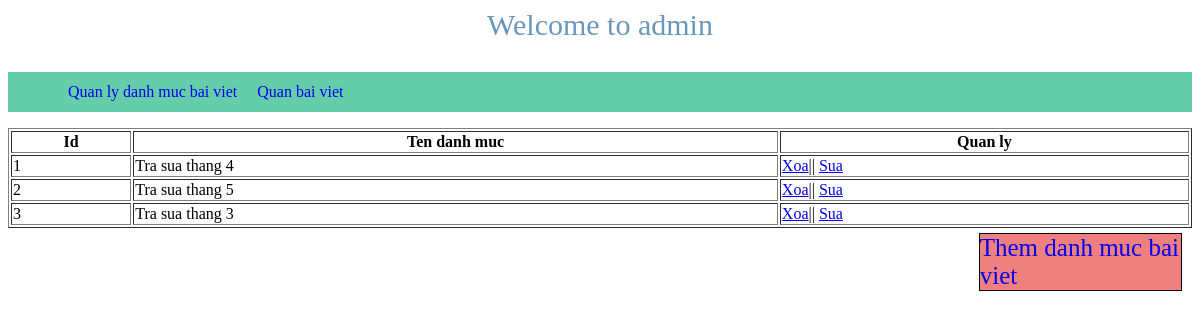
Screenshot of /pages/baiviet/admin/index.php with the database file from the repository.
### tables this page shows
CREATE TABLE `danhmucbv` (
  `id_dm` int(11) NOT NULL,
  `tendanhmuc` varchar(100) NOT NULL
);

### pages/baiviet/admin/danhmuc/lietke.php (the view, shortened to what this page needs)
<?php
    $sql_list_danhmuc = "SELECT * FROM danhmucbv ";
    $query_dmbv = mysqli_query($mysqli, $sql_list_danhmuc);
?>
<table style="width:100%" border="1" style="border-collapse:collapse">
  <tr>
    <th>Id</th>
    <th>Ten danh muc</th>
    <th>Quan ly</th>
  </tr>
  <?php
    $i = 0;
    while($row = mysqli_fetch_array($query_dmbv)){
        $i++;
  ?>
    <tr>
        <td><?php echo $i; ?></td>
        <td> <?php echo $row['tendanhmuc'] ?></td>
       <td>
         <a href="danhmuc/xuly.php?iddanhmuc=<?php echo $row['id_dm']?>" >Xoa</a>||
        <a href="danhmuc/sua.php?iddanhmuc=<?php echo $row['id_dm'] ?>">Sua </a>
      </td>
    </tr>
  <?php
    }
  ?>
</table>
<div class="btn_thembv">
  <a href="danhmuc/them.php">Them danh muc bai viet</a>
</div>

### pages/baiviet/admin/danhmuc/lietke.php (style rules this page uses)
.btn_thembv a { text-decoration: none; font-size: 25px; }
.btn_thembv { border: 1px solid; width: 17%; background:#f08080; float: right; margin-right: 10px; margin-top: 5px; }

### rows the page displays
danhmucbv: tendanhmuc "Tra sua thang 4"
danhmucbv: tendanhmuc "Tra sua thang 5"
danhmucbv: tendanhmuc "Tra sua thang 3"
